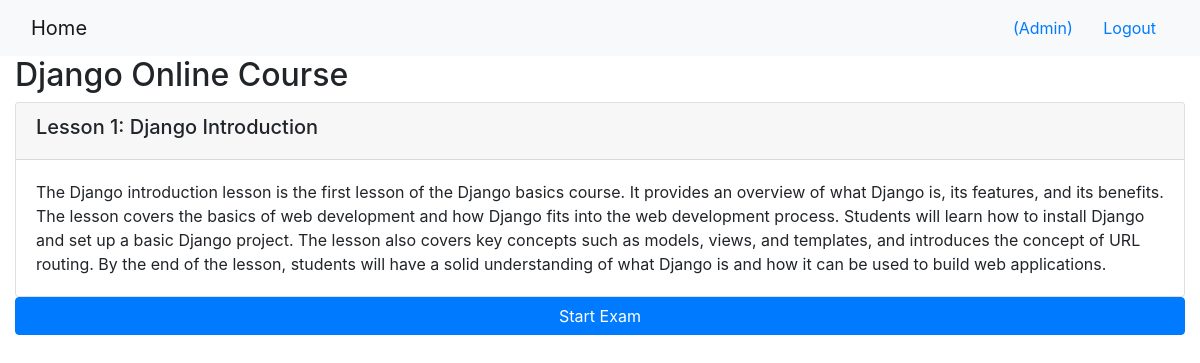
The app's page /onlinecourse/1/ (signed in) with its own data.
### onlinecourse/models.py (models this page shows, shortened)
class Course(models.Model):
    name = models.CharField(null=False, max_length=30, default='online course')
    image = models.ImageField(upload_to='course_images/')
    description = models.CharField(max_length=1000)
    pub_date = models.DateField(null=True)
    instructors = models.ManyToManyField(Instructor)
    users = models.ManyToManyField(
        settings.AUTH_USER_MODEL, through='Enrollment')
    total_enrollment = models.IntegerField(default=0)
    is_enrolled = False

class Lesson(models.Model):
    title = models.CharField(max_length=200, default="title")
    order = models.IntegerField(default=0)
    course = models.ForeignKey(Course, on_delete=models.CASCADE)
    content = models.TextField()

### onlinecourse/views.py (the view)
# urls.py: path('<int:pk>/', views.CourseDetailView.as_view(), name='course_details'),
class CourseDetailView(generic.DetailView):
    model = Course
    template_name = 'onlinecourse/course_detail_bootstrap.html'

### onlinecourse/templates/onlinecourse/course_detail_bootstrap.html (shortened to what this page needs)
<!DOCTYPE html>
<html lang="en">
<head>
     {% load static %}
    <link rel="stylesheet" href="https://maxcdn.bootstrapcdn.com/bootstrap/4.5.2/css/bootstrap.min.css">
</head>
<body>
    <nav class="navbar navbar-light bg-light">
        <div class="container-fluid">
            <div class="navbar-header">
                  <a class="navbar-brand" href="{% url 'onlinecourse:index' %}">Home</a>
            </div>
            <ul class="nav navbar-nav navbar-right">
                {% if user.is_authenticated %}
                <li>
                    <a class="btn btn-link" href="#">{{ user.first_name }}({{ user.username }})</a>
                    <a class="btn btn-link" href="{% url 'onlinecourse:logout' %}">Logout</a>
                </li>
                {% endif %}
            </ul>
        </div>
    </nav>
    <div class="container-fluid">
            <h2>{{ course.name }}</h2>
            <div class="card-columns-vertical">
                {% for lesson in course.lesson_set.all %}
                    <div class="card mt-1">
                        <div class="card-header"><h5>Lesson {{lesson.order|add:1}}: {{lesson.title}}</h5></div>
                        <div class="card-body">{{lesson.content}}</div>
                    </div>
                {% endfor %}
            </div>
            <a href="#exam" class="btn btn-primary btn-block" data-toggle="collapse">Start Exam</a>
    </div>
</body>
</html>

### records on screen
Course: name "Django Online Course"
Lesson: order|add "1", title "Django Introduction", content "The Django introduction lesson is the first lesson of the Django basics course. It provides an overview of what Django is, its features, and its benefits. The lesson covers the basics of web development and how Django fits into the web development process. Students will learn how to install Django and set up a basic Django project. The lesson also covers key concepts such as models, views, and templates, and introduces the concept of URL routing. By the end of the lesson, students will have a solid understanding of what Django is and how it can be used to build web applications."

### other values on screen
{{ user.username }} "Admin"
